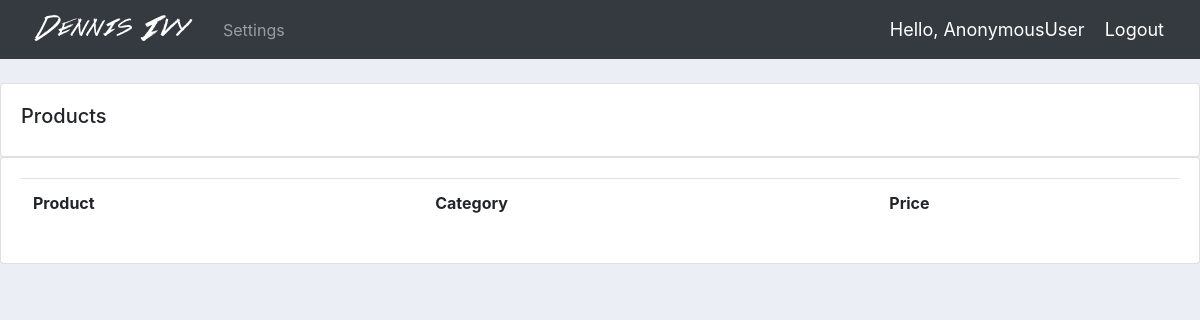
Before: /products/ with the older database file.
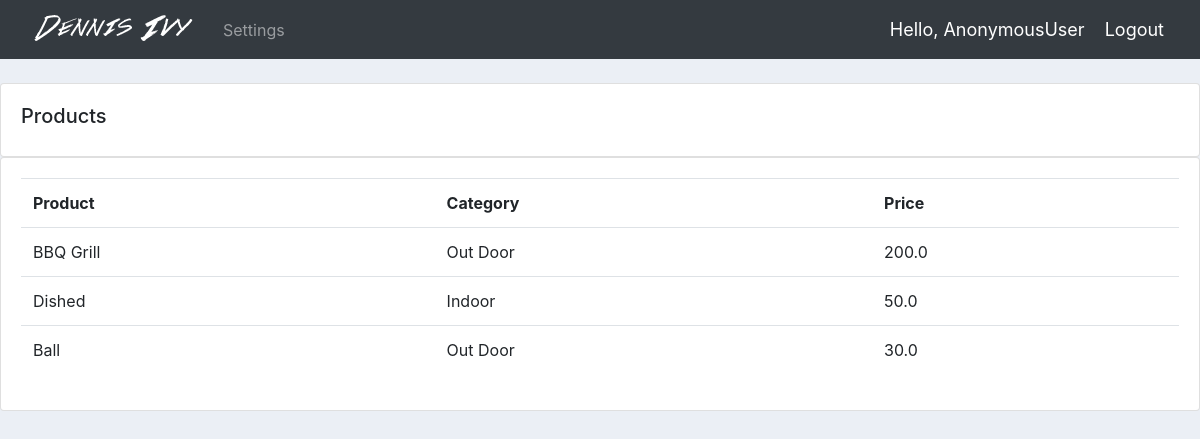
After: the same page with the newer database file.
### accounts/models.py (models this page shows, shortened)
class Product(models.Model):
    CATEGORY = (
            ('Indoor','Indoor'),
            ('Out Door','Out Door'),
        )
    name=models.CharField(max_length=200,null=True)
    price=models.FloatField(null=True)
    category=models.CharField(max_length=200,null=True,choices=CATEGORY)
    description=models.CharField(max_length=200,null=True,blank=True)
    date_created=models.DateTimeField(auto_now_add=True,null=True)
    tags=models.ManyToManyField(Tag)

### accounts/views.py (the view)
# urls.py: path('products/', views.products, name='products'),
def products(request):
    products=Product.objects.all()
    context={'products':products}
    return render(request,'accounts/products.html',context)

### Requirements/CMS-DennisIvy-master/accounts/templates/accounts/products.html
{%  extends 'accounts/main.html' %}
{% block content %}
<br>
<div class="row">
    <div class="col-md">
        <div class="card card-body">
            <h5>Products</h5>
        </div>
        <div class="card card-body">
            <table class="table">
                <tr>
                    <th>Product</th>
                    <th>Category</th>
                    <th>Price</th>
                </tr>
                {% for i in products %}
                <tr>
                    <td>{{i.name}}</td>
                    <td>{{i.category}}</td>
                    <td>{{i.price}}</td>
                </tr>
                {% endfor %}
            </table>
        </div>
    </div>
</div>
{% endblock content %}

Changed rows visible on the page:
added Product: name "BBQ Grill", category "Out Door", price "200.0"
added Product: name "Dished", category "Indoor", price "50.0"
added Product: name "Ball", category "Out Door", price "30.0"
